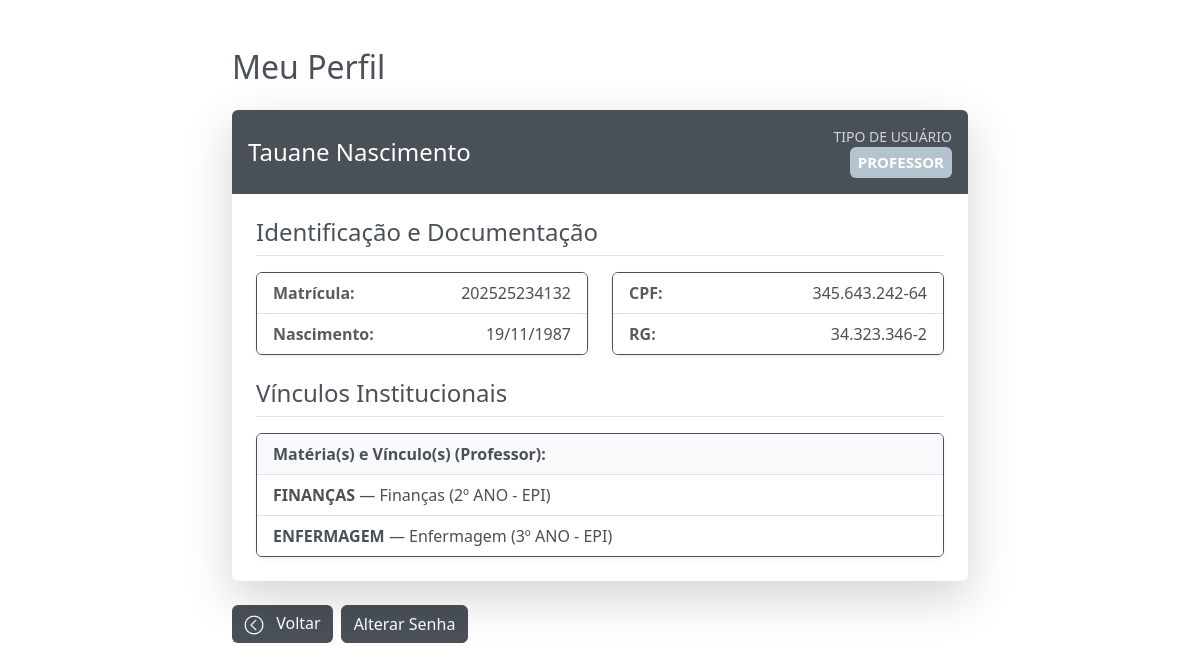
/autenticacao/perfil/ (signed in), run on the app's committed database.
### core/models.py (models this page shows, shortened)
class CustomUser(AbstractUser):
    TIPO_CHOICES = (
        ('admin', 'Admin'),
        ('professor', 'Professor'),
        ('aluno', 'Aluno'),
        ('servidor', 'Servidor'),
        ('direcao', 'Direção'), # <-- 'direcao' está correto
    )
    EIXO_CHOICES = (
        ('SAUDE', 'Eixo da Saúde'),
        ('GESTAO', 'Eixo de Gestão'),
    )
    tipo = models.CharField(max_length=10, choices=TIPO_CHOICES, default='admin')
    eixo = models.CharField(
        max_length=10,
        choices=EIXO_CHOICES,
        null=True,
        blank=True,
        help_text="Eixo ao qual o servidor pertence."
    )
    data_nascimento = models.DateField(null=True, blank=True)
    cpf = models.CharField(max_length=14, unique=True, null=True, blank=True)
    rg = models.CharField(max_length=12, unique=True, null=True, blank=True)
    orgao = models.CharField(max_length=10, null=True, blank=True)
    data_expedicao = models.DateField(null=True, blank=True)
    cidade_nascimento = models.CharField(max_length=100, null=True, blank=True)
    numero_matricula = models.CharField(max_length=20, unique=True, blank=True, null=True)
    nome_pai = models.CharField(max_length=150, blank=True, null=True)
    nome_mae = models.CharField(max_length=150, blank=True, null=True)
    responsavel_matricula = models.CharField(max_length=150, blank=True, null=True)
    endereco_rua = models.CharField(max_length=150, blank=True, null=True)
    endereco_numero = models.CharField(max_length=10, blank=True, null=True)
    endereco_bairro = models.CharField(max_length=100, blank=True, null=True)
    endereco_cidade = models.CharField(max_length=100, blank=True, null=True)
    endereco_cep = models.CharField(max_length=9, blank=True, null=True)
    telefone = models.CharField(max_length=15, blank=True, null=True)
    senha_temporaria = models.BooleanField(default=False)

class ProfessorMateriaAnoCursoModalidade(models.Model):
    MODALIDADE_CHOICES = [
        ('EPI', 'EPI'),
        ('PROEJA', 'PROEJA'),
        ('SUBSEQUENTE', 'Subsequente'),
    ]
    professor = models.ForeignKey(CustomUser, on_delete=models.CASCADE, limit_choices_to={'tipo': 'professor'})
    materia = models.ForeignKey(Materia, on_delete=models.CASCADE)
    curso = models.ForeignKey(Curso, on_delete=models.CASCADE)
    ano_modulo = models.CharField(max_length=20, choices=Turma.ANO_MODULO_CHOICES)
    modalidade = models.CharField(max_length=20, choices=MODALIDADE_CHOICES)
    class Meta:
        unique_together = ('professor', 'materia', 'curso', 'ano_modulo', 'modalidade')
        verbose_name = "Vínculo de Professor"
        verbose_name_plural = "Vínculos de Professores"

class Materia(models.Model):
    nome = models.CharField(max_length=100)
    professores = models.ManyToManyField(CustomUser, limit_choices_to={'tipo': 'professor'}, blank=True)
    turmas = models.ManyToManyField(Turma, blank=True)
    ch = models.IntegerField(default=20)

class Curso(models.Model):
    EIXO_CHOICES = (
        ('SAUDE', 'Eixo da Saúde'),
        ('GESTAO', 'Eixo de Gestão'),
    )
    nome = models.CharField(max_length=100, unique=True)
    eixo = models.CharField(max_length=10, choices=EIXO_CHOICES, default='GESTAO')

### autenticacao/views.py (the view)
# urls.py: path('perfil/', views.ver_perfil, name='ver_perfil'),
@login_required
def ver_perfil(request):
    user = request.user
    turmas = []
    vinculos = []
    if user.tipo == 'aluno':
        turmas = Turma.objects.filter(alunoturma__aluno=user)
    elif user.tipo == 'professor':
        vinculos = ProfessorMateriaAnoCursoModalidade.objects.filter(professor=user).select_related('materia', 'curso')
    return render(request, 'perfil/ver_perfil.html', {
        'user': user,
        'turmas': turmas,
        'vinculos': vinculos
    })

### templates/perfil/ver_perfil.html (shortened to what this page needs)
{% extends 'base2.html' %}
{% load static %}
{% block content %}
    <div class="row justify-content-center">
        <div class="col-lg-8 col-md-10">
            <h2 class="mb-4 text-dark">Meu Perfil</h2>
            <div class="card p-0 shadow-lg border-0">
                <div class="bg-secondary text-white p-3 mb-4 d-flex justify-content-between align-items-center rounded-top">
                    <h4 class="mb-0 text-white">{{ user.get_full_name|default:user.username }}</h4>
                    <div class="d-flex flex-column align-items-end">
                        <small class="opacity-75">TIPO DE USUÁRIO</small>
                        <strong class="h5 mb-0"><span class="badge bg-primary p-2 text-white">{{ user.get_tipo_display|upper }}</span></strong>
                    </div>
                </div>
                <div class="px-4 pb-4">
                    <h4 class="mb-3 text-secondary border-bottom pb-2">Identificação e Documentação</h4>
                    <div class="row g-4 mb-4">
                        <div class="col-md-6">
                            <div class="card card-body shadow-sm h-100 p-0 border-secondary">
                                <ul class="list-group list-group-flush">
                                    <li class="list-group-item d-flex justify-content-between align-items-center">
                                        <strong class="text-muted">Matrícula:</strong>
                                        <span class="text-dark">{{ user.numero_matricula|default:"Não informada" }}</span>
                                    </li>
                                    <li class="list-group-item d-flex justify-content-between align-items-center">
                                        <strong class="text-muted">Nascimento:</strong>
                                        {% if user.data_nascimento %}
                                            <span class="text-dark">{{ user.data_nascimento|date:"d/m/Y" }}</span>
                                        {% else %}
                                            <span class="text-muted">Não informada</span>
                                        {% endif %}
                                    </li>
                                </ul>
                            </div>
                        </div>
                        <div class="col-md-6">
                            <div class="card card-body shadow-sm h-100 p-0 border-secondary">
                                <ul class="list-group list-group-flush">
                                    <li class="list-group-item d-flex justify-content-between align-items-center">
                                        <strong class="text-muted">CPF:</strong>
                                        {% if user.cpf %}
                                            {% with cpf=user.cpf %}
                                                <span class="text-dark">{{ cpf|slice:":3" }}.{{ cpf|slice:"3:6" }}.{{ cpf|slice:"6:9" }}-{{ cpf|slice:"9:" }}</span>
                                            {% endwith %}
                                        {% else %}
                                            <span class="text-muted">Não informado</span>
                                        {% endif %}
                                    </li>
                                    <li class="list-group-item d-flex justify-content-between align-items-center">
                                        <strong class="text-muted">RG:</strong>
                                        {% if user.rg %}
                                            {% with rg=user.rg %}
                                                <span class="text-dark">{{ rg|slice:":2" }}.{{ rg|slice:"2:5" }}.{{ rg|slice:"5:8" }}-{{ rg|slice:"8:" }}</span>
                                            {% endwith %}
                                        {% else %}
                                            <span class="text-muted">Não informado</span>
                                        {% endif %}
                                    </li>
                                </ul>
                            </div>
                        </div>
                    </div>
                    {% if turmas or vinculos or user.eixo %}
                        <h4 class="mb-3 text-secondary border-bottom pb-2 mt-4">Vínculos Institucionais</h4>
                        <div class="card card-body shadow-sm p-0 border-secondary">
                            <ul class="list-group list-group-flush">
                                {% if vinculos %}
                                    <li class="list-group-item bg-light text-secondary {% if turmas %}mt-3 border-top{% endif %}">
                                        <strong class="fw-bold">Matéria(s) e Vínculo(s) (Professor):</strong>
                                    </li>
                                    {% for v in vinculos %}
                                        <li class="list-group-item text-dark">
                                            <strong>{{ v.materia.nome }}</strong> — {{ v.curso.nome }} ({{ v.ano_modulo }} - {{ v.get_modalidade_display }})
                                        </li>
                                    {% endfor %}
                                {% endif %}
                            </ul>
                        </div>
                    {% endif %}
                </div>
            </div>
            <div class="mt-4 d-flex justify-content-start gap-2">
                {% if user.tipo == 'admin' %}
                    <a href="{% url 'admin_dashboard' %}" class="btn btn-secondary">
                        <img src="{%static 'assets/img/voltar.png'%}" width='20px' height='20px' class="me-2">
                        Voltar
                    </a>
                {% elif user.tipo == 'professor' %}
                    <a href="{% url 'professor_dashboard' %}" class="btn btn-secondary">
                        <img src="{%static 'assets/img/voltar.png'%}" width='20px' height='20px' class="me-2">
                        Voltar
                    </a>
                {% elif user.tipo == 'aluno' %}
                    <a href="{% url 'aluno_dashboard' %}" class="btn btn-secondary">
                        <img src="{%static 'assets/img/voltar.png'%}" width='20px' height='20px' class="me-2">
                        Voltar
                    </a>
                {% elif user.tipo == 'servidor' or user.tipo == 'diretor' %}
                    <a href="{% url 'servidor_dashboard' %}" class="btn btn-secondary">
                        <img src="{%static 'assets/img/voltar.png'%}" width='20px' height='20px' class="me-2">
                        Voltar
                    </a>
                {% endif %}
                {% if user.tipo == 'professor' or user.tipo == 'aluno' or user.tipo == 'servidor' or user.tipo == 'diretor' %}
                    <a href="{% url 'alterar_senha' %}" class="btn btn-primary">
                        Alterar Senha
                    </a>
                {% endif %}
            </div>
        </div>
    </div>
{% endblock content %}

### static/css/style.css (style rules this page uses)
:root { --bs-secondary: #495057; --bs-link-color: #495057; --bs-link-hover-color: #495057; --bs-code-color: #495057; --bs-primary-rgb: 180, 195, 205; --bs-dark-rgb: 73, 80, 87; --bs-danger-rgb: 188, 208, 199; --bs-info-rgb: 220, 53, 69; --bs-warning-rgb: 220, 53, 69; --bs-secondary-rgb: 73, 80, 87; --bs-black-rgb: 33, 37, 41; --bs-body-bg-rgb: 255, 106, 0; }
.text-dark { --bs-text-opacity: 1; color: rgba(var(--bs-dark-rgb), var(--bs-text-opacity)) !important; }
.btn-secondary { --bs-btn-color: #fff; --bs-btn-bg: #495057; --bs-btn-border-color: #ff6495057a00; --bs-btn-hover-color: #fff; --bs-btn-hover-bg: #495057; --bs-btn-hover-border-color: #495057; --bs-btn-focus-shadow-rgb: 206, 212, 218; --bs-btn-active-color: #fff; --bs-btn-active-bg: #495057; --bs-btn-active-border-color: #495057; --bs-btn-active-shadow: inset 0 3px 5px rgba(0, 0, 0, 0.125); --bs-btn-disabled-color: #fff; --bs-btn-disabled-bg: #495057; --bs-btn-disabled-border-color: #495057; }
.btn-primary { --bs-btn-color: #fff; --bs-btn-bg: #495057; --bs-btn-border-color: #495057; --bs-btn-hover-color: #fff; --bs-btn-hover-bg: #495057; --bs-btn-hover-border-color: #495057; --bs-btn-focus-shadow-rgb: 206, 212, 218; --bs-btn-active-color: #fff; --bs-btn-active-bg: #495057; --bs-btn-active-border-color: #495057; --bs-btn-active-shadow: inset 0 3px 5px rgba(0, 0, 0, 0.125); --bs-btn-disabled-color: #fff; --bs-btn-disabled-bg: #495057; --bs-btn-disabled-border-color: #495057; }
.bg-primary { --bs-bg-opacity: 1; background-color: rgba(var(--bs-primary-rgb), var(--bs-bg-opacity)) !important; }
.bg-secondary { --bs-bg-opacity: 1; background-color: rgba(var(--bs-secondary-rgb), var(--bs-bg-opacity)) !important; }
.dropdown .btn-outline-secondary:hover img, .btn-secondary img { filter: brightness(0) invert(1); }

### data on the page
CustomUser: get_full_name "Tauane Nascimento", tipo "PROFESSOR", numero_matricula "202525234132", data_nascimento "19/11/1987", cpf "345", cpf "643", cpf "242", cpf "64", rg "34", rg "323", rg "346", rg "2"
ProfessorMateriaAnoCursoModalidade: materia.nome "FINANÇAS", curso.nome "Finanças", ano_modulo "2º ANO", modalidade "EPI"
ProfessorMateriaAnoCursoModalidade: materia.nome "ENFERMAGEM", curso.nome "Enfermagem", ano_modulo "3º ANO", modalidade "EPI"
